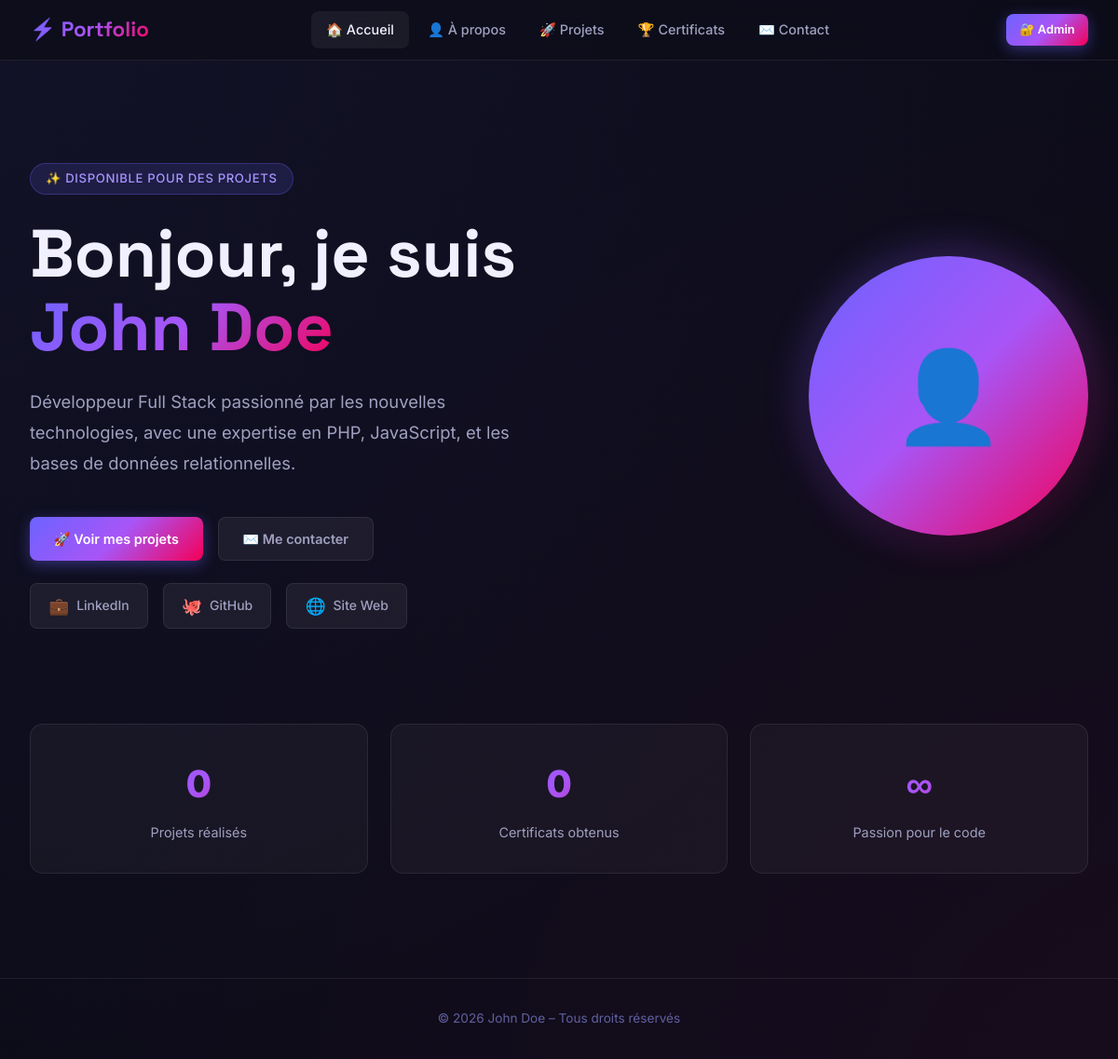
The app's page /accueil.php with its own data.
### tables this page shows
CREATE TABLE IF NOT EXISTS infos_personnelles (
    id INT PRIMARY KEY AUTO_INCREMENT,
    nom VARCHAR(50) NOT NULL,
    prenom VARCHAR(50) NOT NULL,
    description TEXT,
    photo VARCHAR(255),
    cv VARCHAR(255),
    linkedin VARCHAR(255),
    github VARCHAR(255),
    site_perso VARCHAR(255)
);

### accueil.php (the view, shortened to what this page needs)
<?php
require_once 'db.php';
include  'menu.php';
$info = mysqli_fetch_assoc(mysqli_query($conn, "SELECT * FROM infos_personnelles LIMIT 1"));
?>
<!DOCTYPE html>
<html lang="fr">
<head>
    <link rel="stylesheet" href="css/style.css">
</head>
<body>
<div class="container">
    <section class="hero">
        <div class="hero-text animate-in">
            <div class="hero-badge">✨ Disponible pour des projets</div>
            <h1>
                Bonjour, je suis<br>
                <span class="gradient-text">
                    <?= $info ? htmlspecialchars($info['prenom'] . ' ' . $info['nom']) : 'Votre Nom' ?>
                </span>
            </h1>
            <p class="hero-desc">
                <?= $info && $info['description']
                    ? htmlspecialchars($info['description'])
                    : 'Développeur passionné par la création de solutions numériques innovantes.' ?>
            </p>
            <div class="hero-actions">
                <a href="projets.php" class="btn btn-primary">🚀 Voir mes projets</a>
                <a href="contact.php" class="btn btn-secondary">✉️ Me contacter</a>
            </div>
            <div class="social-links">
                <?php if ($info && $info['linkedin']): ?>
                <a href="<?= htmlspecialchars($info['linkedin']) ?>" target="_blank" class="social-btn">
                    <span class="icon">💼</span> LinkedIn
                </a>
                <?php endif; ?>
                <?php if ($info && $info['github']): ?>
                <a href="<?= htmlspecialchars($info['github']) ?>" target="_blank" class="social-btn">
                    <span class="icon">🐙</span> GitHub
                </a>
                <?php endif; ?>
                <?php if ($info && $info['site_perso']): ?>
                <a href="<?= htmlspecialchars($info['site_perso']) ?>" target="_blank" class="social-btn">
                    <span class="icon">🌐</span> Site Web
                </a>
                <?php endif; ?>
            </div>
        </div>
        <div class="hero-image animate-in">
            <?php if ($info && $info['photo']): ?>
                <img src="fichiers/<?= htmlspecialchars($info['photo']) ?>" alt="Photo de profil">
            <?php else: ?>
                <div style="width:300px;height:300px;background:var(--accent-grad);border-radius:50%;display:flex;align-items:center;justify-content:center;font-size:6rem;box-shadow:var(--shadow)">
                    👤
                </div>
            <?php endif; ?>
        </div>
    </section>
    <?php
    $nb_projets = mysqli_num_rows(mysqli_query($conn, "SELECT id FROM projets"));
    $nb_certs   = mysqli_num_rows(mysqli_query($conn, "SELECT id FROM certificats"));
    ?>
    <div style="display:grid;grid-template-columns:repeat(auto-fit,minmax(180px,1fr));gap:1.5rem;margin:2rem 0 3rem">
        <div class="info-block" style="text-align:center">
            <div style="font-size:2.5rem;font-weight:800;background:var(--accent-grad);-webkit-background-clip:text;-webkit-text-fill-color:transparent;background-clip:text"><?= $nb_projets ?></div>
            <div style="color:var(--text-secondary);font-size:0.9rem;margin-top:0.5rem">Projets réalisés</div>
        </div>
        <div class="info-block" style="text-align:center">
            <div style="font-size:2.5rem;font-weight:800;background:var(--accent-grad);-webkit-background-clip:text;-webkit-text-fill-color:transparent;background-clip:text"><?= $nb_certs ?></div>
            <div style="color:var(--text-secondary);font-size:0.9rem;margin-top:0.5rem">Certificats obtenus</div>
        </div>
        <div class="info-block" style="text-align:center">
            <div style="font-size:2.5rem;font-weight:800;background:var(--accent-grad);-webkit-background-clip:text;-webkit-text-fill-color:transparent;background-clip:text">∞</div>
            <div style="color:var(--text-secondary);font-size:0.9rem;margin-top:0.5rem">Passion pour le code</div>
        </div>
    </div>
</div>
<footer>
    <p>© <?= date('Y') ?> <?= $info ? htmlspecialchars($info['prenom'].' '.$info['nom']) : 'Portfolio' ?> – Tous droits réservés</p>
</footer>
</body>
</html>

### menu.php (shortened to what this page needs)
<?php
$current = basename($_SERVER['PHP_SELF']);
$is_admin = isset($_SESSION['admin']);
?>
<nav>
    <div class="nav-inner">
        <a href="accueil.php" class="nav-brand">⚡ Portfolio</a>
        <ul class="nav-links">
            <li><a href="accueil.php"   class="<?= $current=='accueil.php'    ? 'active':'' ?>">🏠 Accueil</a></li>
            <li><a href="apropos.php"   class="<?= $current=='apropos.php'    ? 'active':'' ?>">👤 À propos</a></li>
            <li><a href="projets.php"   class="<?= $current=='projets.php'    ? 'active':'' ?>">🚀 Projets</a></li>
            <li><a href="certificats.php" class="<?= $current=='certificats.php' ? 'active':'' ?>">🏆 Certificats</a></li>
            <li><a href="contact.php"   class="<?= $current=='contact.php'    ? 'active':'' ?>">✉️ Contact</a></li>
        </ul>
        <div class="nav-actions">
            <?php if ($is_admin): ?>
                <!--
                Si un admin est identifié, on affiche un message de bienvenue.
                IMPORTANT - SÉCURITÉ : htmlspecialchars() est crucial ici.
                Il convertit les caractères spéciaux (comme < ou >) en texte inoffensif.
                S'il n'était pas là, un hacker pourrait créer un nom d'utilisateur contenant
                du code JavaScript malveillant (ex: <script>...</script>). C'est ce qu'on appelle
                une attaque XSS (Cross-Site Scripting). htmlspecialchars() désamorce ce code.
                -->
                <span style="font-size:0.8rem;color:var(--text-muted)">👋 <?= htmlspecialchars($_SESSION['admin']) ?></span>
                <a href="logout.php" class="btn btn-secondary btn-sm">Déconnexion</a>
            <?php else: ?>
                <a href="index.php" class="btn btn-primary btn-sm">🔐 Admin</a>
            <?php endif; ?>
        </div>
    </div>
</nav>

### records on screen
infos_personnelles: prenom+nom "John Doe", description "Développeur Full Stack passionné par les nouvelles technologies, avec une expertise en PHP, JavaScript, et les bases de données relationnelles."

### other values on screen
$nb_projets "0"
$nb_certs "0"
